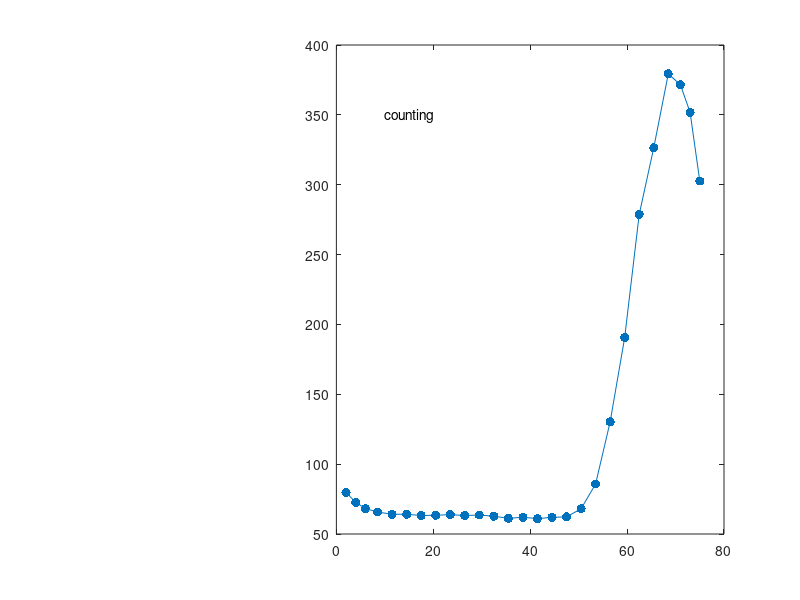

MATLAB code for this plot: (Note: this script raises an error after producing the figure.)

%% Data uploading

%load ys.mat;
load nys.mat;    ys = YY;
 
 alfs = [0,1,3,5,7,10,13,16,19,22,25,28,31,34,37,40,43,...
        46,49,52,55,58,61,64,67,70,72,74];
 bets = [alfs(2:28), 76];
 
 z = alfs + .5 *( bets -alfs);

%% ----------- Parameter Setting ------------------
N    = 2000;                       % Number of iterations;
 
ZB   =   68.51 ;

 TB0 = 300;  %[150,500]; [370,400]; [380,390] 
 TB1 = 400;     
  
 
 %%  --------------  Real Time Animations
 TBS = TB0 + (TB1-TB0)* (0:(N-1))/(N-1); 
 
 RS   =   (1:N);                 % Records of SSR;
 LS   =   RS;                    % Records of LSE levels;

 JS   = RS;                      % Records of Spikes and Kinks;
 NJ   = 0;
 
 m  =   200;
 Z   =  55 + (0:(m-1))/(m-1) * (76 - 55);
  
 
 
 
figure (1); subplot(1,3,[2,3]);
 plot(z(2:28),ys(2:28),'.-','MarkerSize',20);
 h_str = text(10,350,'counting');
for ii = 1:N, 
  TB = TBS(ii);  
  ZB   =   68.5 + 7 *sin((ii/N)* 8 * pi) ; %+0.0015 * randn(1);
 
  I_start = 0;                   %  Backup ;
  BETb    = ones(4,1);   
  Yhb     = ys;
  Rb      = 0;              
  ib      = 0;
  
for i = 1:5,
             par   =   [i, ys];           
  [I_flag, BET, Yh, R] = QS(ZB, TB, par);  % evaluation over ordered layers; 
    
      if i == 1 && I_flag == 0
          BETb = BET;
          Yhb  = Yh;
          Rb   = R;
          ib   = 1;         break; 
      elseif  I_flag == 0 && I_start == 0
          I_start = 1;
          BETb = BET;
          Yhb  = Yh;
          Rb   = R;
          ib   = i;
      elseif I_flag == 0 && R < Rb
          BETb = BET;
          Yhb  = Yh;
          Rb   = R;
          ib   = i;
     end
end

        BET  =  BETb;               % Update with the minimized SSE.
        Yh   =  Yhb;
         R   =  Rb;
          
  str1 = ['  Level of LSEs :          [   ', num2str(ib), '  ]'];
  str2 = ['  SSE   =    ', num2str(R) ];
  str3 = ['Total No. of iterations: [ ',num2str(N),'  ] '];
  str4 = ['The iteration No.:         [ ',  num2str(ii), ' ]'];    
    
  %   fittings:
  
     a1 = BET(1); b1 = BET(2); a2 = BET(3); b2 = BET(4);
      c1 = TB + a1 * ( - ZB^2) + b1 *(-ZB);   % Ignore a * (delta ^2 /3);
      c2 = TB + a2 * ( - ZB^2) + b2 *(-ZB); 
     y1 = a1 * Z.^2 + b1 * Z + c1;
     y2 = a2 * Z.^2 + b2 * Z + c2;
    
  RS(ii) = R;    % SSEs
  LS(ii) = ib;    % LSE levels; 
  
  %--------------   Jumps (possible);
  
  if ii >= 3 
      if  abs(RS(ii)-RS(ii-1)) > 10 * abs(RS(ii-1)-RS(ii-2)) 
         NJ = NJ + 1;
         JS(NJ) = ii;
      end
  end
 
 subplot(1,3,[2,3]); 
    
 plot(z(2:28),ys(2:28),'.-','MarkerSize',30); hold on; 
 plot(z(21:28),Yh,'o-r','MarkerSize',10);
 plot(ZB,TB,'.','MarkerSize',30,'Color','r');hold off;

     line([40,76],[TB0,TB0],'Color','r');
     line([40,76],[TB1,TB1],'Color','r');
   text(5,400,str1,'FontSize',20);
   text(5,350,str2,'FontSize',20);
   text(5,300,str3,'FontSize',20);
   text(5,250,str4,'FontSize',20);
         line(Z,y1,'Color','k');
         line(Z,y2,'Color','k');
         line([ZB,ZB],[50,TB],'Color','r');
       for jj = 20:28,
          line([bets(jj),bets(jj)],[50,60],'LineWidth',5,'Color','r'); 
       end
       
     %--- Jie Qing lines ------------------
       if a1 < - 0.01
           M1 = - 0.5 * b1 /a1; 
           line([M1,M1],[50,500],'Color','b');
       end
       if a2 < - 0.01
           M2 = - 0.5 * b2 /a2; 
           line([M2,M2],[50,500],'Color','r');
       end
                   
 xlim([1,77]);
 ylim([50,500]);
 grid on; grid minor;
 drawnow; 
 
 subplot(1,3,1);
  if ii==1
     plot(TB,R,'.','MarkerSize',30); xlim([TB0,TB1]); ylim([0,25000]); 
     ht = title('SSE');
     grid on; grid minor;
     hold on;
  else
      plot(TB,R,'.','MarkerSize',30);  hold on;
  end

end

  JS =JS(1:NJ);
  
subplot(1,3,1); 
   str5 = ['SSE ( No. of Possible Spikes: [ ',num2str(NJ),' ] )'];
   set(ht,'String',str5);
line(TBS,RS);   hold off;
%%
figure (8); 
 subplot(2,1,1);
      plot(TBS,RS,'.-');  title('SSE');
       xlim([TB0,TB1]); ylim([0,max(RS)]); 
         grid on; grid minor;
 subplot(2,1,2); 
      plot(TBS,LS,'.-'); title('LSE Levels');
        xlim([TB0,TB1]);
        ylim([0,6]);
        grid on; grid minor;
